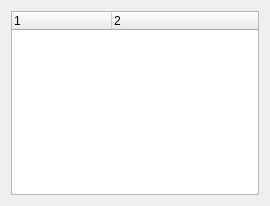
<?xml version="1.0" encoding="UTF-8"?>
<ui version="4.0">
 <class>HardwareInfoViewer</class>
 <widget class="QWidget" name="HardwareInfoViewer">
  <property name="geometry">
   <rect>
    <x>0</x>
    <y>0</y>
    <width>270</width>
    <height>206</height>
   </rect>
  </property>
  <property name="windowTitle">
   <string>Hardware Information</string>
  </property>
  <layout class="QVBoxLayout" name="verticalLayout">
   <item>
    <widget class="QTreeWidget" name="tw">
     <property name="columnCount">
      <number>2</number>
     </property>
     <attribute name="headerMinimumSectionSize">
      <number>20</number>
     </attribute>
     <column>
      <property name="text">
       <string notr="true">1</string>
      </property>
     </column>
     <column>
      <property name="text">
       <string notr="true">2</string>
      </property>
     </column>
    </widget>
   </item>
  </layout>
 </widget>
 <resources/>
 <connections/>
</ui>
